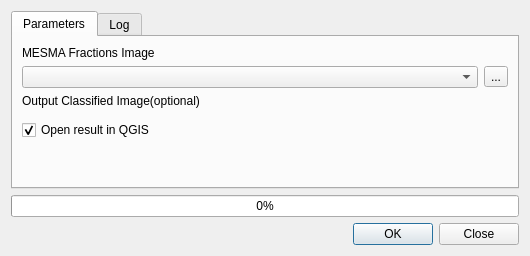
<?xml version="1.0" encoding="UTF-8"?>
<ui version="4.0">
 <class>HardClassification</class>
 <widget class="QDialog" name="HardClassification">
  <property name="geometry">
   <rect>
    <x>0</x>
    <y>0</y>
    <width>530</width>
    <height>256</height>
   </rect>
  </property>
  <property name="windowTitle">
   <string>Hard Classification</string>
  </property>
  <layout class="QVBoxLayout" name="verticalLayout_2">
   <item>
    <widget class="QTabWidget" name="tabWidget">
     <property name="currentIndex">
      <number>0</number>
     </property>
     <widget class="QWidget" name="tab1">
      <attribute name="title">
       <string>Parameters</string>
      </attribute>
      <layout class="QVBoxLayout" name="verticalLayout_4">
       <item>
        <widget class="QLabel" name="label">
         <property name="text">
          <string>MESMA Fractions Image</string>
         </property>
        </widget>
       </item>
       <item>
        <layout class="QHBoxLayout" name="horizontalLayout">
         <item>
          <widget class="QgsMapLayerComboBox" name="inputComboBox">
           <property name="allowEmptyLayer" stdset="0">
            <bool>true</bool>
           </property>
           <property name="excludedProviders" stdset="0">
            <stringlist>
             <string>[p for p in QgsProviderRegistry.instance().providerList() if p not in ['gdal']]</string>
            </stringlist>
           </property>
          </widget>
         </item>
         <item>
          <widget class="QToolButton" name="inputButton">
           <property name="text">
            <string>...</string>
           </property>
          </widget>
         </item>
        </layout>
       </item>
       <item>
        <widget class="QLabel" name="label_2">
         <property name="text">
          <string>Output Classified Image(optional)</string>
         </property>
        </widget>
       </item>
       <item>
        <widget class="QgsFileWidget" name="outputFileWidget" native="true"/>
       </item>
       <item>
        <widget class="QCheckBox" name="openInQGIS">
         <property name="text">
          <string>Open result in QGIS</string>
         </property>
         <property name="checked">
          <bool>true</bool>
         </property>
        </widget>
       </item>
       <item>
        <spacer name="verticalSpacer">
         <property name="orientation">
          <enum>Qt::Vertical</enum>
         </property>
         <property name="sizeHint" stdset="0">
          <size>
           <width>20</width>
           <height>0</height>
          </size>
         </property>
        </spacer>
       </item>
      </layout>
     </widget>
     <widget class="QWidget" name="tab_log">
      <attribute name="title">
       <string>Log</string>
      </attribute>
      <layout class="QVBoxLayout" name="verticalLayout_3">
       <item>
        <widget class="QTextBrowser" name="logBrowser"/>
       </item>
      </layout>
     </widget>
    </widget>
   </item>
   <item>
    <widget class="QProgressBar" name="progressBar">
     <property name="value">
      <number>0</number>
     </property>
    </widget>
   </item>
   <item>
    <widget class="QDialogButtonBox" name="OKClose">
     <property name="orientation">
      <enum>Qt::Horizontal</enum>
     </property>
     <property name="standardButtons">
      <set>QDialogButtonBox::Close|QDialogButtonBox::Ok</set>
     </property>
    </widget>
   </item>
  </layout>
  <action name="inputAction">
   <property name="text">
    <string>...</string>
   </property>
   <property name="iconText">
    <string>...</string>
   </property>
   <property name="toolTip">
    <string>Select a MESMA Fractions Image</string>
   </property>
  </action>
 </widget>
 <customwidgets>
  <customwidget>
   <class>QgsFileWidget</class>
   <extends>QWidget</extends>
   <header>qgsfilewidget.h</header>
  </customwidget>
  <customwidget>
   <class>QgsMapLayerComboBox</class>
   <extends>QComboBox</extends>
   <header>qgsmaplayercombobox.h</header>
  </customwidget>
 </customwidgets>
 <resources>
  <include location="../../../QGIS/images/images.qrc"/>
 </resources>
 <connections/>
</ui>
